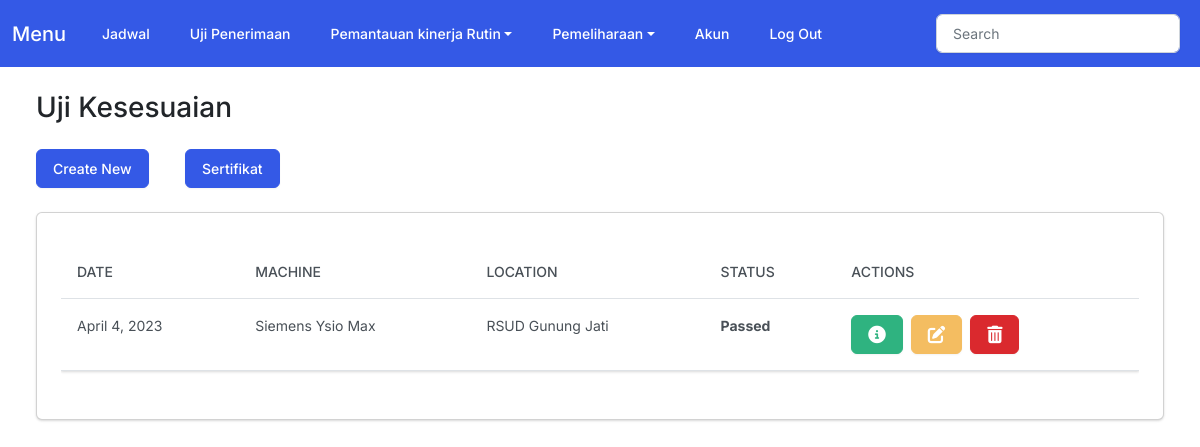
The app's page /home_ukes (signed in) with its own data.
### myapp/models.py (models this page shows)
class Ukes(models.Model):
    user = models.ForeignKey(User, on_delete=models.CASCADE, null=True)
    task_date = models.DateField(null=True)
    machine = models.CharField(max_length=150)
    location = models.CharField(max_length=150)
    is_passed = models.BooleanField('passed', default=False)
    is_failed = models.BooleanField('failed', default=False)

### myapp/views.py (the view)
# urls.py: path('home_ukes', views.home_ukes, name='home_ukes'),
@login_required
def home_ukes(request):
    ukes = Ukes.objects.filter(user=request.user)
    return render(request, 'myapp/ukes.html', {
        'ukes': ukes
    })

### myapp/templates/myapp/ukes.html (shortened to what this page needs)
{% extends 'myapp/base.html' %}
{% block body %}
<h3 class="m-4">Uji Kesesuaian</h3>
<div class="row">
    <div class="col-12">
        <a href="{% url 'add_ukes' %}" class="btn btn-primary ms-4 me-4 mb-4">Create New</a>
        <a href="{% url 'home_sertifukes' %}" class="btn btn-primary ms-2 me-2 mb-4">Sertifikat</a>
        {% if ukes %}
        <div class="card bg-secondary ms-4 me-4 mb-4">
            <div class="card-body">
                <p class="card-text">
                <div class="table-responsive">
                    <table class="table table-hover">
                        <thead>
                            <tr>
                                <th scope="col">Date</th>
                                <th scope="col">Machine</th>
                                <th scope="col">Location</th>
                                <th scope="col">Status</th>
                                <th scope="col">Actions</th>
                            </tr>
                        </thead>
                        <tbody class="myTable">
                            {% for ukes in ukes %}
                            <tr>
                                <td>{{ukes.task_date}}</td>
                                <td>{{ukes.machine}}</td>
                                <td>{{ukes.location}}</td>
                                <td> {% if ukes.is_passed %}
                                    <strong>Passed</strong>
                                    {% elif ukes.is_failed %}
                                    <strong>Failed</strong>
                                    {% else %}
                                    <strong>Pending</strong>
                                    {% endif %}
                                </td>
                                <td>
                                    <button type="button" class="btn btn-success me-1"
                                        href="{% url 'view_ukes' ukes.id %}" data-bs-toggle="modal"
                                        data-bs-target="#myModal{{ukes.id}}">
                                        </button>
                                    <a href="{% url 'edit_ukes' ukes.id %}" class="btn btn-warning me-1"></a>
                                    <button class="btn btn-danger" data-bs-toggle="modal"
                                        data-bs-target="#delete_ukes{{ukes.id}}"></button>
                                </td>
                            </tr>
                            {% endfor %}
                        </tbody>
                    </table>
                </div>
                </p>
            </div>
        </div>
        {% else %}
        <h5 class="alert alert-primary ms-4 me-4">Belum ada uji kesesuaian</h5>
        {% endif %}
    </div>
</div>
{% endblock %}

### records on screen
Ukes: task_date "April 4, 2023", machine "Siemens Ysio Max", location "RSUD Gunung Jati", is_passed "Passed"
